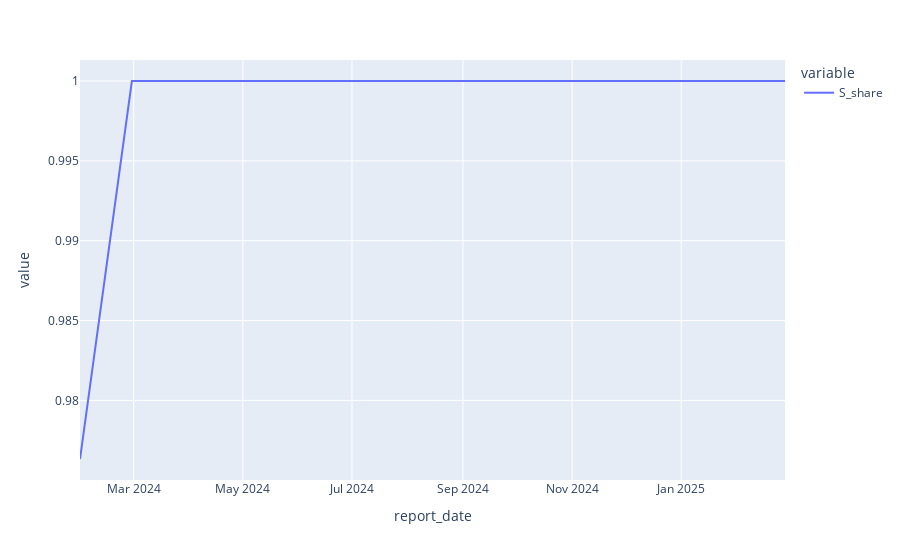

Notebook code for this chart:
### Code cell
px.line(fcst_res[fcst_res['objectid'] == 37509].set_index('report_date')['S_share'].sort_index())

### Figure 1 — Plotly figure (JSON) as saved in the notebook; plotly's stock layout.template omitted (floating-point values rounded to 4 significant figures)
{"data": [{"hovertemplate": "variable=S_share<br>report_date=%{x}<br>value=%{y}<extra></extra>", "legendgroup": "S_share", "line": {"color": "#636efa", "dash": "solid"}, "marker": {"symbol": "circle"}, "mode": "lines", "name": "S_share", "orientation": "v", "showlegend": true, "type": "scatter", "x": ["2024-01-31T00:00:00", "2024-02-29T00:00:00", "2024-03-31T00:00:00", "2024-04-30T00:00:00", "2024-05-31T00:00:00", "2024-06-30T00:00:00", "2024-07-31T00:00:00", "2024-08-31T00:00:00", "2024-09-30T00:00:00", "2024-10-31T00:00:00", "2024-11-30T00:00:00", "2024-12-31T00:00:00", "2025-01-31T00:00:00", "2025-02-28T00:00:00"], "xaxis": "x", "y": [0.9763, 1, 1, 1, 1, 1, 1, 1, 1, 1, 1, 1, 1, 1], "yaxis": "y"}], "layout": {"autosize": true, "legend": {"title": {"text": "variable"}, "tracegroupgap": 0}, "margin": {"t": 60}, "xaxis": {"anchor": "y", "autorange": true, "domain": [0, 1], "range": ["2024-01-31", "2025-02-28"], "title": {"text": "report_date"}, "type": "date"}, "yaxis": {"anchor": "x", "autorange": true, "domain": [0, 1], "range": [0.975, 1.001], "title": {"text": "value"}, "type": "linear"}}}
